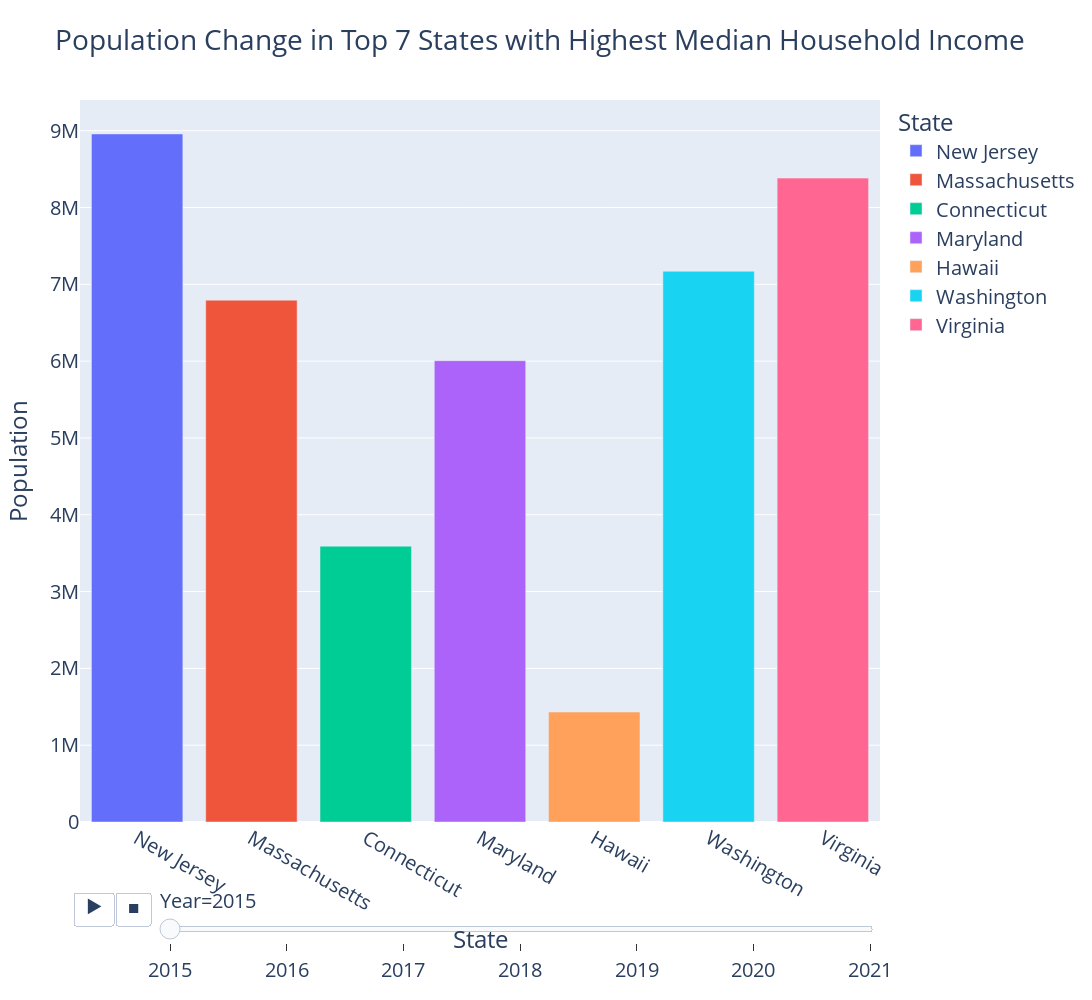

Here is the notebook cell this chart was saved with:
### Code cell
# create a list of the top 7 states with the highest average earnings
state = top_7_earnings["State"].tolist()
# create a list of years from 2015 to 2021
year = [2015, 2016, 2017, 2018, 2019, 2020, 2021]
# create a list of population values per year for each state
new_jersey = [top_7_earnings['POP_2015'].tolist()[0], top_7_earnings['POP_2016'].tolist()[0], top_7_earnings['POP_2017'].tolist()[0], top_7_earnings['POP_2018'].tolist()[0], top_7_earnings['POP_2019'].tolist()[0], top_7_earnings['POP_2020'].tolist()[0], top_7_earnings['POP_2021'].tolist()[0]]
massachusetts = [top_7_earnings['POP_2015'].tolist()[1], top_7_earnings['POP_2016'].tolist()[1], top_7_earnings['POP_2017'].tolist()[1], top_7_earnings['POP_2018'].tolist()[1], top_7_earnings['POP_2019'].tolist()[1], top_7_earnings['POP_2020'].tolist()[1], top_7_earnings['POP_2021'].tolist()[1]]
connecticut = [top_7_earnings['POP_2015'].tolist()[2], top_7_earnings['POP_2016'].tolist()[2], top_7_earnings['POP_2017'].tolist()[2], top_7_earnings['POP_2018'].tolist()[2], top_7_earnings['POP_2019'].tolist()[2], top_7_earnings['POP_2020'].tolist()[2], top_7_earnings['POP_2021'].tolist()[2]]
maryland = [top_7_earnings['POP_2015'].tolist()[3], top_7_earnings['POP_2016'].tolist()[3], top_7_earnings['POP_2017'].tolist()[3], top_7_earnings['POP_2018'].tolist()[3], top_7_earnings['POP_2019'].tolist()[3], top_7_earnings['POP_2020'].tolist()[3], top_7_earnings['POP_2021'].tolist()[3]]
hawaii = [top_7_earnings['POP_2015'].tolist()[4], top_7_earnings['POP_2016'].tolist()[4], top_7_earnings['POP_2017'].tolist()[4], top_7_earnings['POP_2018'].tolist()[4], top_7_earnings['POP_2019'].tolist()[4], top_7_earnings['POP_2020'].tolist()[4], top_7_earnings['POP_2021'].tolist()[4]]
washington = [top_7_earnings['POP_2015'].tolist()[5], top_7_earnings['POP_2016'].tolist()[5], top_7_earnings['POP_2017'].tolist()[5], top_7_earnings['POP_2018'].tolist()[5], top_7_earnings['POP_2019'].tolist()[5], top_7_earnings['POP_2020'].tolist()[5], top_7_earnings['POP_2021'].tolist()[5]]
virginia = [top_7_earnings['POP_2015'].tolist()[6], top_7_earnings['POP_2016'].tolist()[6], top_7_earnings['POP_2017'].tolist()[6], top_7_earnings['POP_2018'].tolist()[6], top_7_earnings['POP_2019'].tolist()[6], top_7_earnings['POP_2020'].tolist()[6], top_7_earnings['POP_2021'].tolist()[6]]
# create a dataframe from the lists
top_7_df = pd.DataFrame({"State": state, "Year": year, "New Jersey": new_jersey, "Massachusetts": massachusetts, "Connecticut": connecticut, "Maryland": maryland, "Hawaii": hawaii, "Washington": washington, "Virginia": virginia})
top_7_df2 = top_7_df.melt(id_vars=["State", "Year"], var_name="State2", value_name="Population")
# drop the extra state column
top_7_df2.drop(columns=["State"], inplace=True)
# rename the state column to State
top_7_df2 = top_7_df2.rename(columns={"State2": "State"})
top_7_df2
# create animated bar chart with plotly express
fig = px.bar(top_7_df2, x='State', y='Population', animation_frame='Year', animation_group='State', color='State', range_y=[0, 9400000], title='Population Change in Top 7 States with Highest Median Household Income', width=1250, height=1000)
fig.update_layout(font_size=20)
fig.show()

### Figure 1 — Plotly figure (JSON) as saved in the notebook; plotly's stock layout.template omitted (floating-point values rounded to 4 significant figures)
{"data": [{"alignmentgroup": "True", "hovertemplate": "State=%{x}<br>Year=2015<br>Population=%{y}<extra></extra>", "ids": ["New Jersey"], "legendgroup": "New Jersey", "marker": {"color": "#636efa", "pattern": {"shape": ""}}, "name": "New Jersey", "offsetgroup": "New Jersey", "orientation": "v", "showlegend": true, "textposition": "auto", "type": "bar", "x": ["New Jersey"], "xaxis": "x", "y": [8958013], "yaxis": "y"}, {"alignmentgroup": "True", "hovertemplate": "State=%{x}<br>Year=2015<br>Population=%{y}<extra></extra>", "ids": ["Massachusetts"], "legendgroup": "Massachusetts", "marker": {"color": "#EF553B", "pattern": {"shape": ""}}, "name": "Massachusetts", "offsetgroup": "Massachusetts", "orientation": "v", "showlegend": true, "textposition": "auto", "type": "bar", "x": ["Massachusetts"], "xaxis": "x", "y": [6794422], "yaxis": "y"}, {"alignmentgroup": "True", "hovertemplate": "State=%{x}<br>Year=2015<br>Population=%{y}<extra></extra>", "ids": ["Connecticut"], "legendgroup": "Connecticut", "marker": {"color": "#00cc96", "pattern": {"shape": ""}}, "name": "Connecticut", "offsetgroup": "Connecticut", "orientation": "v", "showlegend": true, "textposition": "auto", "type": "bar", "x": ["Connecticut"], "xaxis": "x", "y": [3590886], "yaxis": "y"}, {"alignmentgroup": "True", "hovertemplate": "State=%{x}<br>Year=2015<br>Population=%{y}<extra></extra>", "ids": ["Maryland"], "legendgroup": "Maryland", "marker": {"color": "#ab63fa", "pattern": {"shape": ""}}, "name": "Maryland", "offsetgroup": "Maryland", "orientation": "v", "showlegend": true, "textposition": "auto", "type": "bar", "x": ["Maryland"], "xaxis": "x", "y": [6006401], "yaxis": "y"}, {"alignmentgroup": "True", "hovertemplate": "State=%{x}<br>Year=2015<br>Population=%{y}<extra></extra>", "ids": ["Hawaii"], "legendgroup": "Hawaii", "marker": {"color": "#FFA15A", "pattern": {"shape": ""}}, "name": "Hawaii", "offsetgroup": "Hawaii", "orientation": "v", "showlegend": true, "textposition": "auto", "type": "bar", "x": ["Hawaii"], "xaxis": "x", "y": [1431603], "yaxis": "y"}, {"alignmentgroup": "True", "hovertemplate": "State=%{x}<br>Year=2015<br>Population=%{y}<extra></extra>", "ids": ["Washington"], "legendgroup": "Washington", "marker": {"color": "#19d3f3", "pattern": {"shape": ""}}, "name": "Washington", "offsetgroup": "Washington", "orientation": "v", "showlegend": true, "textposition": "auto", "type": "bar", "x": ["Washington"], "xaxis": "x", "y": [7170351], "yaxis": "y"}, {"alignmentgroup": "True", "hovertemplate": "State=%{x}<br>Year=2015<br>Population=%{y}<extra></extra>", "ids": ["Virginia"], "legendgroup": "Virginia", "marker": {"color": "#FF6692", "pattern": {"shape": ""}}, "name": "Virginia", "offsetgroup": "Virginia", "orientation": "v", "showlegend": true, "textposition": "auto", "type": "bar", "x": ["Virginia"], "xaxis": "x", "y": [8382993], "yaxis": "y"}], "layout": {"barmode": "relative", "font": {"size": 20}, "height": 1000, "legend": {"title": {"text": "State"}, "tracegroupgap": 0}, "sliders": [{"active": 0, "currentvalue": {"prefix": "Year="}, "len": 0.9, "pad": {"b": 10, "t": 60}, "steps": [{"args": [["2015"], {"frame": {"duration": 0, "redraw": true}, "fromcurrent": true, "mode": "immediate", "transition": {"duration": 0, "easing": "linear"}}], "label": "2015", "method": "animate"}, {"args": [["2016"], {"frame": {"duration": 0, "redraw": true}, "fromcurrent": true, "mode": "immediate", "transition": {"duration": 0, "easing": "linear"}}], "label": "2016", "method": "animate"}, {"args": [["2017"], {"frame": {"duration": 0, "redraw": true}, "fromcurrent": true, "mode": "immediate", "transition": {"duration": 0, "easing": "linear"}}], "label": "2017", "method": "animate"}, {"args": [["2018"], {"frame": {"duration": 0, "redraw": true}, "fromcurrent": true, "mode": "immediate", "transition": {"duration": 0, "easing": "linear"}}], "label": "2018", "method": "animate"}, {"args": [["2019"], {"frame": {"duration": 0, "redraw": true}, "fromcurrent": true, "mode": "immediate", "transition": {"duration": 0, "easing": "linear"}}], "label": "2019", "method": "animate"}, {"args": [["2020"], {"frame": {"duration": 0, "redraw": true}, "fromcurrent": true, "mode": "immediate", "transition": {"duration": 0, "easing": "linear"}}], "label": "2020", "method": "animate"}, {"args": [["2021"], {"frame": {"duration": 0, "redraw": true}, "fromcurrent": true, "mode": "immediate", "transition": {"duration": 0, "easing": "linear"}}], "label": "2021", "method": "animate"}], "x": 0.1, "xanchor": "left", "y": 0, "yanchor": "top"}], "title": {"text": "Population Change in Top 7 States with Highest Median Household Income"}, "updatemenus": [{"buttons": [{"args": [null, {"frame": {"duration": 500, "redraw": true}, "fromcurrent": true, "mode": "immediate", "transition": {"duration": 500, "easing": "linear"}}], "label": "&#9654;", "method": "animate"}, {"args": [[null], {"frame": {"duration": 0, "redraw": true}, "fromcurrent": true, "mode": "immediate", "transition": {"duration": 0, "easing": "linear"}}], "label": "&#9724;", "method": "animate"}], "direction": "left", "pad": {"r": 10, "t": 70}, "showactive": false, "type": "buttons", "x": 0.1, "xanchor": "right", "y": 0, "yanchor": "top"}], "width": 1250, "xaxis": {"anchor": "y", "categoryarray": ["New Jersey", "Massachusetts", "Connecticut", "Maryland", "Hawaii", "Washington", "Virginia"], "categoryorder": "array", "domain": [0, 1], "title": {"text": "State"}}, "yaxis": {"anchor": "x", "domain": [0, 1], "range": [0, 9400000], "title": {"text": "Population"}}}}
